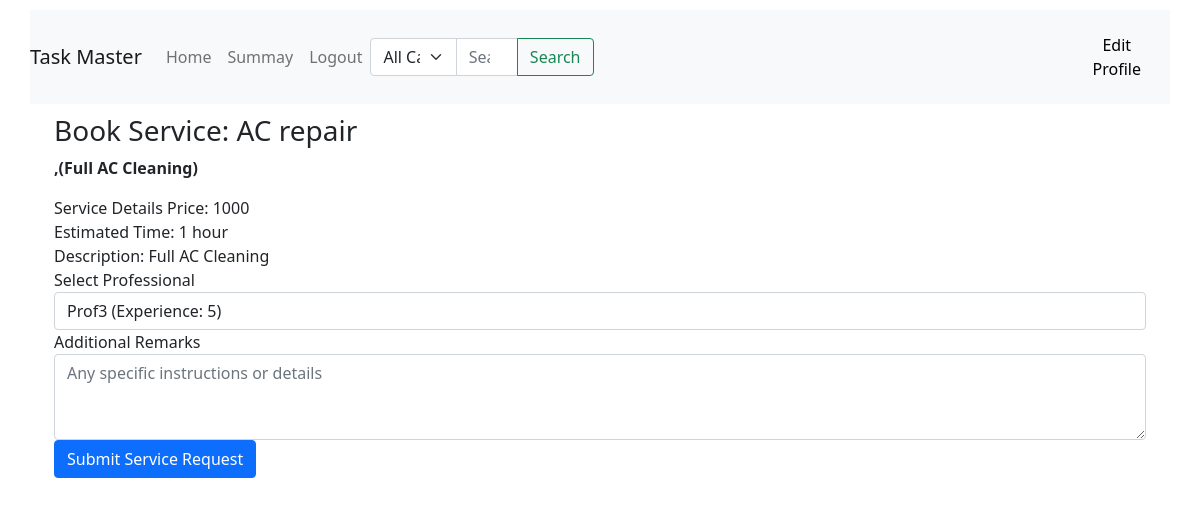
The page /costumer_dashboard/book_service/1 (signed in) on the database its author committed.
### backend/models.py (models this page shows)
class Service(db.Model):
    __tablename__="service"
    id=db.Column(db.Integer,primary_key=True)
    name=db.Column(db.String,nullable=False)
    price=db.Column(db.String,nullable=False)
    time_required=db.Column(db.String,nullable=False)
    Description=db.Column(db.String)
    Service_request=db.relationship("Service_request",backref="service",lazy=True)

### backend/controllers.py (the view)
@app.route('/costumer_dashboard/book_service/<int:service_id>')
def book_service(service_id):
    if 'costumer_id' not in session:
        flash('Please login first')
        return redirect(url_for('login'))
    service = Service.query.get(service_id)
    professionals = Professional.query.filter_by(service=service.name, is_approved=True, is_active=True).all()
    return render_template('/costumer/book_service.html', service=service, professionals=professionals)

### templates/costumer/book_service.html (shortened to what this page needs)
{% extends 'layout2.html' %}
{% block content %}
<div class="container">
    <h3>Book Service: {{ service.name }}</h3>
   <b><p>,({{service.Description}})</p></b>
    <form action="{{ url_for('book_service_post') }}" method="POST">
        <div class="form-group">
            <label>Service Details</label>
            <span>Price: {{ service.price }}</span><br>
            <span>Estimated Time: {{ service.time_required }}</span><br>
            <span>Description: {{ service.Description }}</span>
        </div>
        <div class="form-group">
            <label for="professional_id">Select Professional</label>
            <select name="professional_id" class="form-control" required>
                {% for professional in professionals %}
                <option value="{{ professional.id }}">
                    {{ professional.full_name }} (Experience: {{ professional.experience }})
                </option>
                {% endfor %}
            </select>
        </div>
        <div class="form-group">
            <label for="remarks">Additional Remarks</label>
            <textarea name="remarks" class="form-control" rows="3" placeholder="Any specific instructions or details"></textarea>
        </div>
        <button type="submit" class="btn btn-primary">Submit Service Request</button>
    </form>
</div>
{% endblock %}

### templates/layout2.html (style rules this page uses)
body { margin: 0; padding: 0; }

### rows shown on the page
Service: name "AC repair", Description "Full AC Cleaning", price "1000", time_required "1 hour"

### other values the page prints
form field professional_id "Prof3 (Experience: 5)"
